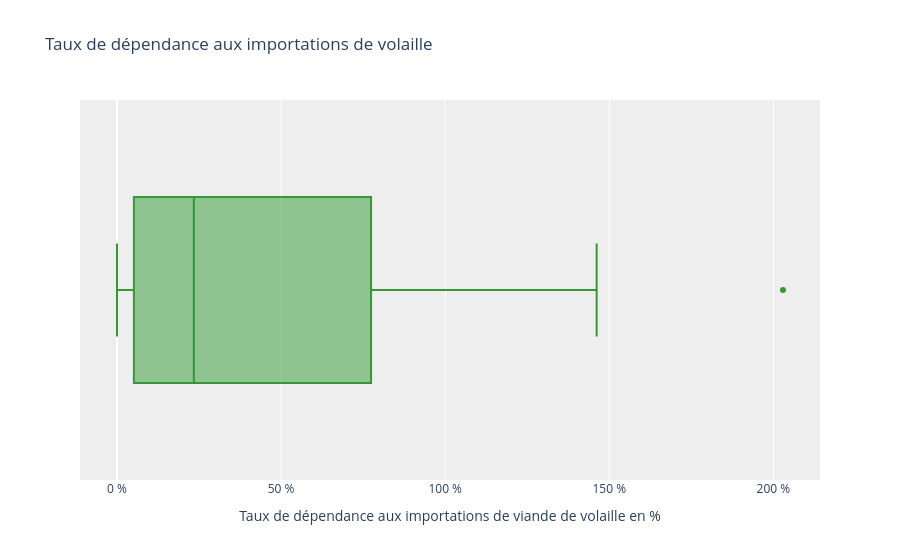

The cell this chart's notebook holds for it:
### Markdown cell above
<div style="border: 1px solid RGB(102, 204, 102);" >
<h3 style="margin: auto; padding: 20px; color: RGB(102, 204, 102); ">6.6 - Disponibilité alimentaire de viande de volailles</h3>
</div>

### Code cell
# Graphique en boxplot pour la colonne "Taux de dépendance aux imporations en %"
fig = px.box(data_frame = df_merge, x="Taux de dépendance aux importations de viande de volaille en %", title="Taux de dépendance aux importations de volaille")
fig.update_traces(marker_color='#339933')
fig.update_layout(
    plot_bgcolor='#eeeeee',
    xaxis={"ticksuffix":" %"}
)

px.log_x = True
fig.show()

### Figure 1 — Plotly figure (JSON) as saved in the notebook; plotly's stock layout.template omitted (floating-point values rounded to 4 significant figures; data arrays with more than 128 entries replaced by an {"elided": "..."} marker saying what was removed)
{"data": [{"alignmentgroup": "True", "hovertemplate": "Taux de dépendance aux importations de viande de volaille en %=%{x}<extra></extra>", "legendgroup": "", "marker": {"color": "#339933"}, "name": "", "notched": false, "offsetgroup": "", "orientation": "h", "showlegend": false, "type": "box", "x": {"elided": "159 float values"}, "x0": " ", "xaxis": "x", "y0": " ", "yaxis": "y"}], "layout": {"boxmode": "group", "legend": {"tracegroupgap": 0}, "plot_bgcolor": "#eeeeee", "title": {"text": "Taux de dépendance aux importations de volaille"}, "xaxis": {"anchor": "y", "domain": [0, 1], "ticksuffix": " %", "title": {"text": "Taux de dépendance aux importations de viande de volaille en %"}}, "yaxis": {"anchor": "x", "domain": [0, 1]}}}
